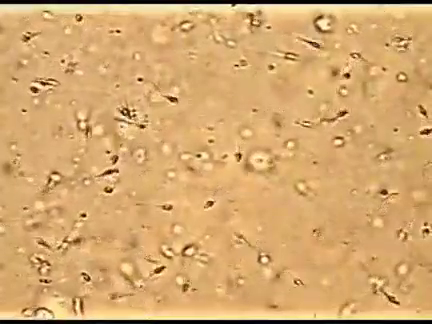
#> input picture frame 90 of video_2024-10-26_21-41-50.mp4, 432 x 324 px
$ python number4.py
#> lines starting #> are read from the running program, lines starting #| are printed output that depends on the picture; after the words box and inside, x2 and y2 are one past the last pixel; in counts of white or black regions, pixels touching at a corner belong together
import cv2
import numpy as np

# تابع برای شناسایی اشیاء رنگ مشکی
def detect_black_objects(frame):
    hsv = cv2.cvtColor(frame, cv2.COLOR_BGR2HSV)

    # تعریف محدوده رنگ مشکی در فضای HSV
    lower_black = np.array([0, 0, 0])        # حد پایین رنگ مشکی
    upper_black = np.array([180, 255, 30])   # حد بالا رنگ مشکی

    # ایجاد ماسک برای رنگ مشکی
    mask = cv2.inRange(hsv, lower_black, upper_black)

    return mask

# تابع برای بررسی الگوی حرکت
def analyze_movement(previous_position, current_position):
    dx = current_position[0] - previous_position[0]
    dy = current_position[1] - previous_position[1]

    if abs(dy) < 20 and dx > 0:
        return "forward"
    elif abs(dx) > abs(dy):
        return "circular"
    return "stationary"

# تنظیم زمان پردازش
start_time = 3000  # آغاز از 3 ثانیه
end_time = 10000   # پایان در 10 ثانیه

# باز کردن ویدیو
cap = cv2.VideoCapture('video_2024-10-26_21-41-50.mp4')
cap.set(cv2.CAP_PROP_POS_MSEC, start_time)

object_count = 0
forward_count = 0
circular_count = 0
prev_positions = {}
frame_count = 0

# زمانی که ویدیو باز است
while cap.isOpened():
    ret, frame = cap.read()
#> frame is the input picture: shape (324, 432, 3); mean B, G, R 111.1, 168.5, 212.8
    current_time = cap.get(cv2.CAP_PROP_POS_MSEC)

    if not ret or current_time > end_time:
        break

    mask = detect_black_objects(frame)
#> in detect_black_objects, `hsv = cv2.cvtColor(frame, cv2.COLOR_BGR2HSV)`: hsv: shape (324, 432, 3); mean H, S, V 18.2, 124.6, 212.9
#> in detect_black_objects, `mask = cv2.inRange(hsv, lower_black, upper_black)`:
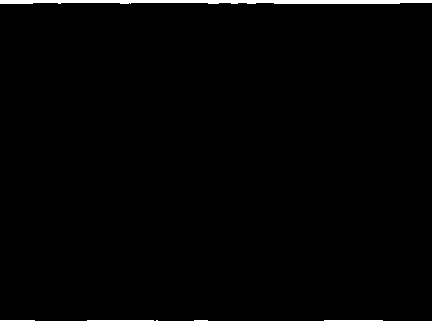
#> mask: shape (324, 432); 2.1% white; 2 white regions
    contours, _ = cv2.findContours(mask, cv2.RETR_EXTERNAL, cv2.CHAIN_APPROX_SIMPLE)
#> contours = 2 contours; box (x1, y1, x2, y2) and area: (0, 0, 432, 4) 1060, (0, 320, 432, 324) 1038

    for cnt in contours:
        area = cv2.contourArea(cnt)
        if area > 500:
            object_count += 1
            M = cv2.moments(cnt)
            if M["m00"] != 0:
                cX = int(M["m10"] / M["m00"])
                cY = int(M["m01"] / M["m00"])

                object_id = f'obj_{object_count}'
                if object_id in prev_positions:
                    movement_type = analyze_movement(prev_positions[object_id], (cX, cY))
                    if movement_type == "forward":
                        forward_count += 1
                    elif movement_type == "circular":
                        circular_count += 1

                prev_positions[object_id] = (cX, cY)
#> this loop made 2 passes
#> (area, object_count, cX, cY, object_id) on passes 1 to 2: (1038.5, 1, 210, 321, 'obj_1'), (1060.5, 2, 222, 1, 'obj_2')
#> after the loop, circular_count = 0; forward_count = 0; object_count = 2; prev_positions = {'obj_1': (210, 321), 'obj_2': (222, 1)}

    frame_count += 1

cap.release()
cv2.destroyAllWindows()

# نتایج نهایی
print(f"Total objects detected: {object_count}")
print(f"Forward movement objects: {forward_count}")
print(f"Circular movement objects: {circular_count}")
